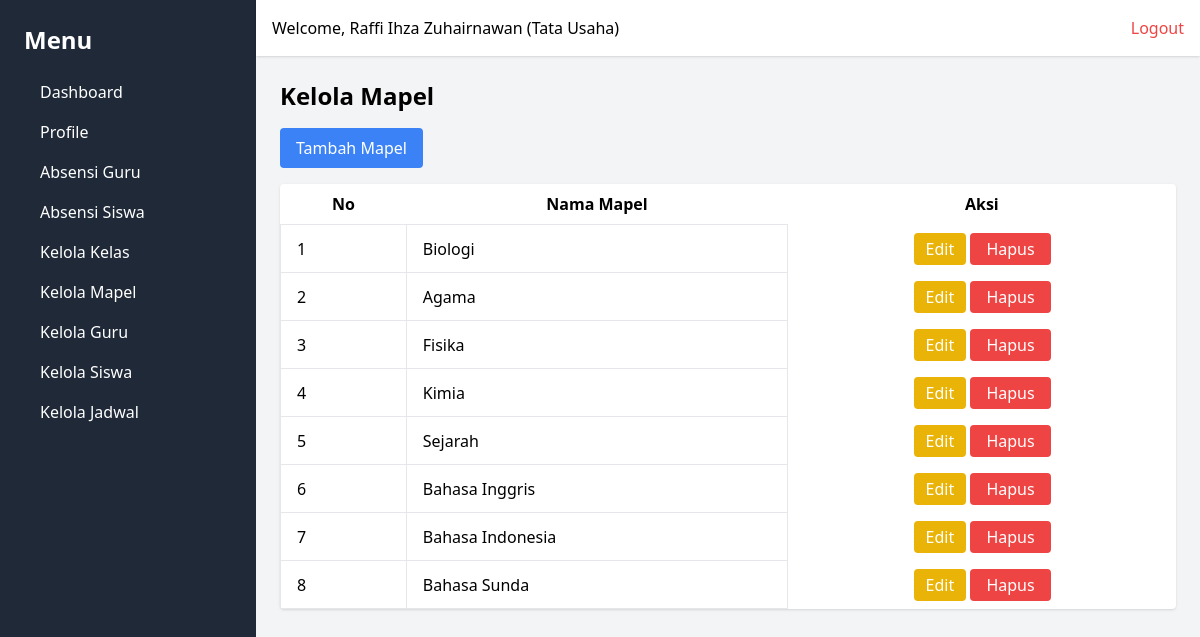
Before: /mapel/ (signed in) with the older database file.
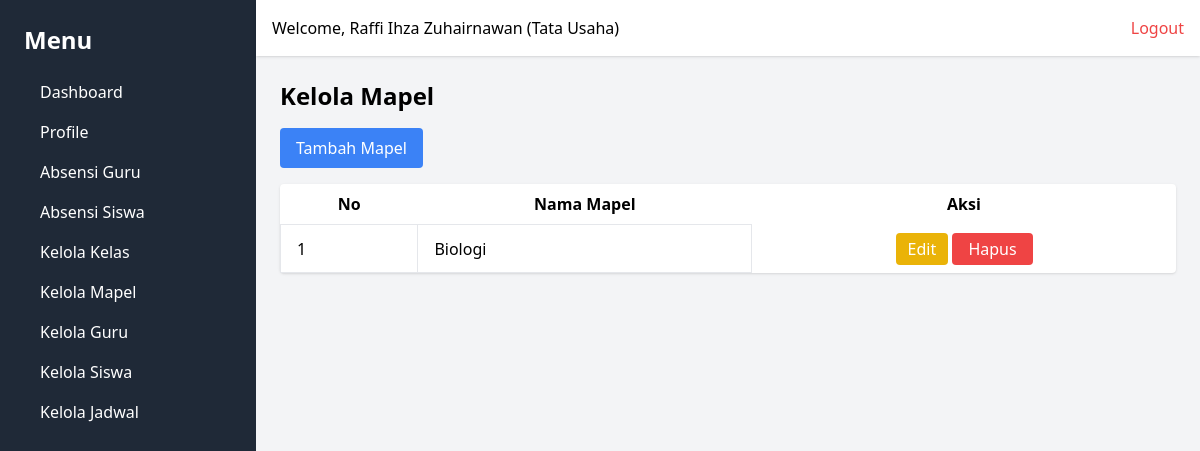
After: the same page with the newer database file.
### webabsensi/models.py (models this page shows, shortened)
class Lesson(models.Model):
    nama_pelajaran = models.CharField(max_length=50, unique=True)
    created_at = models.DateTimeField(auto_now_add=True)
    updated_at = models.DateTimeField(auto_now=True)

### webabsensi/views.py (the view)
        def wrapper(request, *args, **kwargs):
            user_id = request.session.get('user_id')
            if not user_id:
                messages.error(request, 'Anda harus login terlebih dahulu.')
                return redirect('login')
            user = User.objects.get(id=request.session['user_id'])
            if user.role not in allowed_roles:
                return render(request, '403.html', {'message': 'Anda tidak memiliki izin untuk mengakses halaman ini.'})
            request.user = user  # Tambahkan user ke request agar dapat digunakan di template
            return view_func(request, *args, **kwargs)

### webabsensi/views.py (called while the page is built)
def role_required(allowed_roles):
    def decorator(view_func):
        def wrapper(request, *args, **kwargs):
            user_id = request.session.get('user_id')
            if not user_id:
                messages.error(request, 'Anda harus login terlebih dahulu.')
                return redirect('login')
            user = User.objects.get(id=request.session['user_id'])
            if user.role not in allowed_roles:
                return render(request, '403.html', {'message': 'Anda tidak memiliki izin untuk mengakses halaman ini.'})
            request.user = user  # Tambahkan user ke request agar dapat digunakan di template
            return view_func(request, *args, **kwargs)
        return wrapper
    return decorator

@role_required(['Tata Usaha', 'Kepala Sekolah'])
def manage_lessons(request):
    lessons = Lesson.objects.all()
    user = User.objects.get(id=request.session['user_id'])
    context = {
        'lessons': lessons,
        'user': user,
    }
    return render(request, 'lessons/manage_lessons.html', context)

### webabsensi/templates/lessons/manage_lessons.html (shortened to what this page needs)
{% extends "base.html" %}
{% block content %}
<h1 class="text-2xl font-bold mb-4">Kelola Mapel</h1>
<a href="{% url 'add_lesson' %}" class="bg-blue-500 text-white px-4 py-2 rounded mb-4 inline-block">Tambah Mapel</a>
<table class="table-auto w-full bg-white shadow rounded">
    <thead>
        <tr>
            <th class="px-4 py-2">No</th>
            <th class="px-4 py-2">Nama Mapel</th>
            <th class="px-4 py-2">Aksi</th>
        </tr>
    </thead>
    <tbody>
        {% for pelajaran in lessons %}
        <tr>
            <td class="border px-4 py-2">{{ forloop.counter }}</td>
            <td class="border px-4 py-2">{{ pelajaran.nama_pelajaran }}</td>
            <td class="px-4 py-2 text-center">
                <a href="{% url 'edit_lesson' pelajaran.id %}"
                   class="bg-yellow-500 text-white px-3 py-1 rounded hover:bg-yellow-600 inline-block">
                    Edit
                </a>
                <form action="{% url 'delete_lesson' pelajaran.id %}" method="post" class="inline" id="delete-form-{{ pelajaran.id }}">
                    <button type="button" class="bg-red-500 text-white py-1 px-4 rounded hover:bg-red-600" onclick="confirmDelete({{ pelajaran.id }})">Hapus</button>
                </form>
            </td>
        </tr>
        {% empty %}
        <tr>
            <td colspan="3" class="text-center py-4">Tidak ada data mapel.</td>
        </tr>
        {% endfor %}
    </tbody>
</table>
{% endblock %}

Changed rows visible on the page:
removed Lesson: nama_pelajaran "Agama"
removed Lesson: nama_pelajaran "Fisika"
removed Lesson: nama_pelajaran "Kimia"
removed Lesson: nama_pelajaran "Sejarah"
removed Lesson: nama_pelajaran "Bahasa Inggris"
removed Lesson: nama_pelajaran "Bahasa Indonesia"
removed Lesson: nama_pelajaran "Bahasa Sunda"
